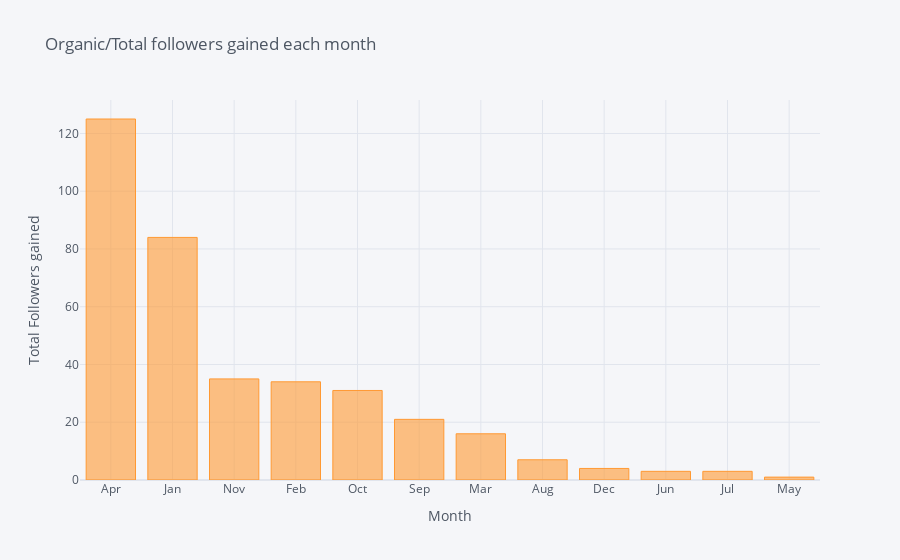

The notebook cell this image was saved under:
### Code cell
Organic_followers_per_month.iplot(kind = 'bar', title = 'Organic/Total followers gained each month', xTitle = 'Month', yTitle = 'Total Followers gained')

### Figure 1 — Plotly figure (JSON) as saved in the notebook; plotly's stock layout.template omitted (floating-point values rounded to 4 significant figures)
{"data": [{"marker": {"color": "rgba(255, 153, 51, 0.6)", "line": {"color": "rgba(255, 153, 51, 1.0)", "width": 1}}, "name": "Organic followers", "orientation": "v", "text": "", "type": "bar", "x": ["Apr", "Jan", "Nov", "Feb", "Oct", "Sep", "Mar", "Aug", "Dec", "Jun", "Jul", "May"], "y": [125, 84, 35, 34, 31, 21, 16, 7, 4, 3, 3, 1]}], "layout": {"legend": {"bgcolor": "#F5F6F9", "font": {"color": "#4D5663"}}, "paper_bgcolor": "#F5F6F9", "plot_bgcolor": "#F5F6F9", "title": {"font": {"color": "#4D5663"}, "text": "Organic/Total followers gained each month"}, "xaxis": {"gridcolor": "#E1E5ED", "showgrid": true, "tickfont": {"color": "#4D5663"}, "title": {"font": {"color": "#4D5663"}, "text": "Month"}, "zerolinecolor": "#E1E5ED"}, "yaxis": {"gridcolor": "#E1E5ED", "showgrid": true, "tickfont": {"color": "#4D5663"}, "title": {"font": {"color": "#4D5663"}, "text": "Total Followers gained"}, "zerolinecolor": "#E1E5ED"}}}
